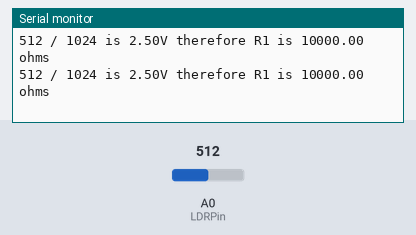
A sketch run on a simulated Arduino Uno, built with avr-gcc and run on an emulated ATmega328P. Parts: the last lines printed to the serial monitor. Inputs (shaded band) come from the test bench; at power-on: A0 (LDRPin) = 512.

Above: at 1.2 s.
1.3 s: A0 (LDRPin) set to 0
At 1.69 s:
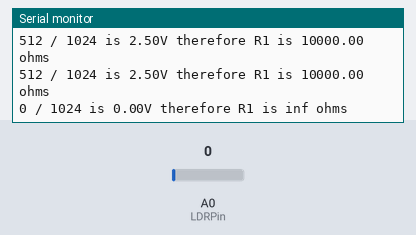
3.5 s: A0 (LDRPin) set to 122
At 3.7 s:
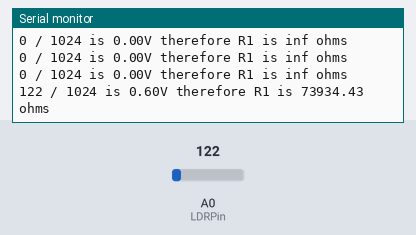

Measured:
- after the input at 1.3 s, the serial monitor: prints a new line after 0.21 s (image 1)
- after the input at 3.5 s, the serial monitor: prints a new line at once (image 2)

The sketch:

oribokit-analogue-read.ino
```cpp
// SENSOR
int LDRPin = A0;                            // PF7 pin connected to the Light Dependent Resistor
int LDRreading = 0;                         // integer variable to store the analog value

void setup() {
  Serial.begin(115200);                     // Start the Serial port for debugging
  pinMode(LDRPin, INPUT);                   // set the LDR pin as an input
}

void loop() {
  // put your main code here, to run repeatedly:
  LDRreading = analogRead(LDRPin);

  // let's calculate the resistor value of the LDR using Ohms Law
  // https://en.wikipedia.org/wiki/Voltage_divider
  // Vout = R2 / (R1 + R2) * Vin
  // we need to use float values to calculate the value of R1
  float R1;
  float Vin = 5;                                  // The value of voltage for the analogue read
  float R2 = 10000;                               // 10K resistor
  float Vout = float(LDRreading) / 1024 * 5;      // The value for LDRreading is mapped to a 10 bit unsigned integer (range 0 - 1024)
  R1 = (R2*Vin/Vout)-R2;                          // To solve for R1 = R2 * (Vin/Vout -1)

  // print our results to the serial port
  Serial.print(LDRreading);
  Serial.print(" / 1024 is ");
  Serial.print(Vout);
  Serial.print("V therefore R1 is ");
  Serial.print(R1);
  Serial.println(" ohms");
  delay (250);
}
```
